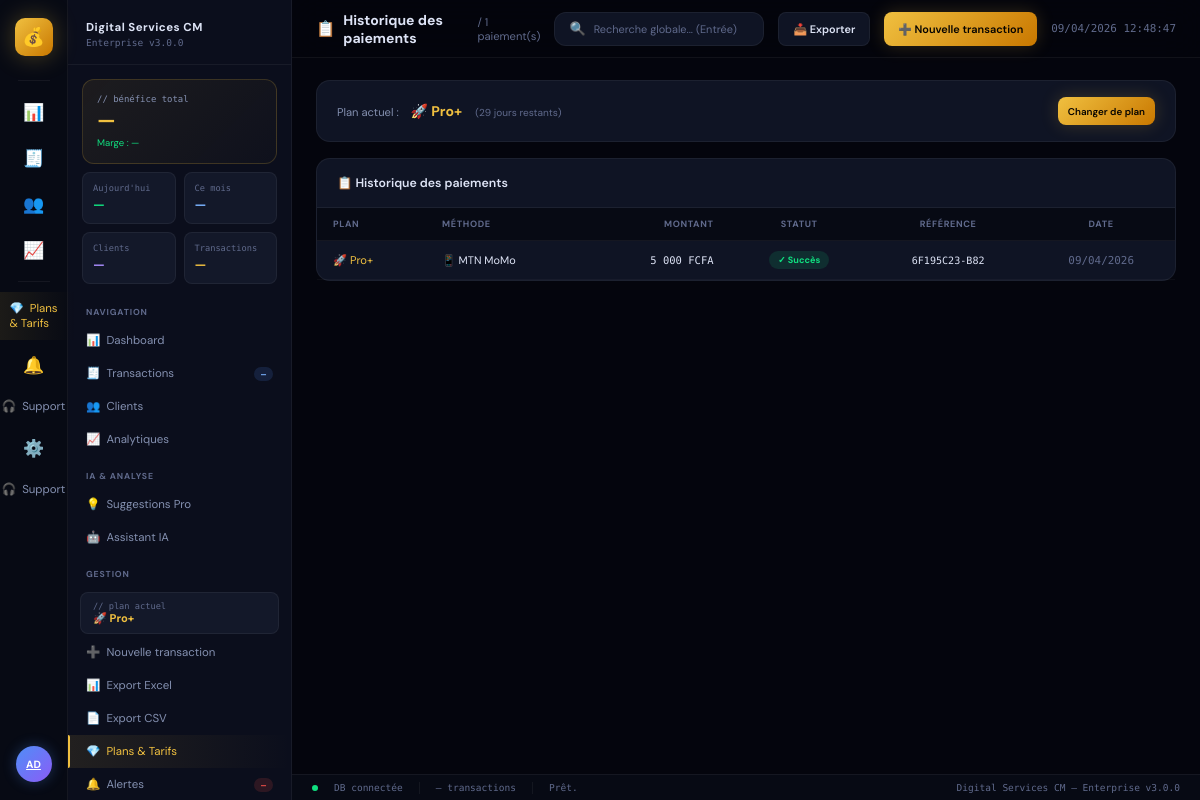
The page /billing/history (signed in) on the database its author committed.
### app/models.py (models this page shows, shortened)
class User(UserMixin, db.Model):
    __tablename__ = "users"
    id         = db.Column(db.Integer, primary_key=True)
    username   = db.Column(db.String(80),  unique=True, nullable=False)
    email      = db.Column(db.String(120), unique=True, nullable=False)
    password_h = db.Column(db.String(256), nullable=False)
    role       = db.Column(db.String(20),  default="admin")  # admin | viewer
    created_at = db.Column(db.DateTime, default=datetime.utcnow)
    last_login = db.Column(db.DateTime)

class Subscription(db.Model):
    __tablename__ = "subscriptions"
    id           = db.Column(db.Integer, primary_key=True)
    user_id      = db.Column(db.Integer, db.ForeignKey("users.id"), nullable=False)
    plan         = db.Column(db.String(20), default="free", nullable=False)
    status       = db.Column(db.String(20), default="active")  # active | expired | pending
    started_at   = db.Column(db.DateTime, default=datetime.utcnow)
    expires_at   = db.Column(db.DateTime, nullable=True)   # None = illimité
    payment_ref  = db.Column(db.String(100), nullable=True)  # référence paiement
    payment_method = db.Column(db.String(30), nullable=True) # mtn_momo | orange | visa | paypal
    user = db.relationship("User", backref=db.backref("subscriptions", lazy=True))
    @property
    def plan_info(self) -> dict:
        return PLANS.get(self.plan, PLANS["free"])
    @property
    def days_left(self) -> int:
        if not self.expires_at:
            return 9999
        delta = self.expires_at - datetime.utcnow()
        return max(0, delta.days)

class Payment(db.Model):
    __tablename__ = "payments"
    id          = db.Column(db.Integer, primary_key=True)
    user_id     = db.Column(db.Integer, db.ForeignKey("users.id"), nullable=False)
    plan        = db.Column(db.String(20), nullable=False)
    amount      = db.Column(db.Float,  nullable=False)
    currency    = db.Column(db.String(5), default="FCFA")
    method      = db.Column(db.String(30), nullable=False)  # mtn_momo | orange | visa | paypal
    phone       = db.Column(db.String(20), nullable=True)
    reference   = db.Column(db.String(100), nullable=True)
    status      = db.Column(db.String(20), default="pending")  # pending | success | failed
    created_at  = db.Column(db.DateTime, default=datetime.utcnow)
    confirmed_at= db.Column(db.DateTime, nullable=True)
    user = db.relationship("User", backref=db.backref("payments", lazy=True))

### app/routes/billing.py (the view)
@bp.route("/history")
@login_required
def history():
    payments = Payment.query.filter_by(
        user_id=current_user.id
    ).order_by(Payment.created_at.desc()).all()
    sub = get_active_sub(current_user.id)
    return render_template("billing/history.html",
                           active="billing",
                           payments=payments, sub=sub,
                           plans=PLANS)

### app/services/billing.py (called while the page is built)
def get_active_sub(user_id: int) -> Subscription:
    sub = Subscription.query.filter_by(
        user_id=user_id, status="active"
    ).order_by(Subscription.started_at.desc()).first()
    if not sub:
        sub = Subscription(user_id=user_id, plan="free", status="active")
        db.session.add(sub)
        db.session.commit()
    return sub

def get_plan_context(user_id: int) -> dict:
    from app.models import Transaction
    sub   = get_active_sub(user_id)
    plan  = sub.plan_info
    limit = plan["tx_limit"]
    nb_tx = Transaction.query.count()
    pct   = round(nb_tx / limit * 100) if limit > 0 else 0
    return {
        "plan":      sub.plan,
        "plan_info": plan,
        "sub":       sub,
        "nb_tx":     nb_tx,
        "tx_limit":  limit,
        "tx_pct":    min(pct, 100),
        "is_free":   sub.plan == "free",
        "is_pro":    sub.plan in ("pro", "pro_plus"),
        "days_left": sub.days_left,
        "near_limit": limit > 0 and nb_tx >= limit * 0.8,  # 80% de la limite
        "at_limit":   limit > 0 and nb_tx >= limit,
    }

### templates/billing/history.html (shortened to what this page needs)
{% extends "base.html" %}
{% block page_icon %}📋{% endblock %}
{% block page_title %}Historique des paiements{% endblock %}
{% block page_sub %}/ {{ payments|length }} paiement(s){% endblock %}
{% block content %}
<div class="card" style="margin-bottom:16px">
  <div style="padding:16px 20px;display:flex;align-items:center;justify-content:space-between">
    <div>
      <span style="font-size:.8rem;color:var(--muted2)">Plan actuel :</span>
      <strong style="color:var(--gold);margin-left:8px">
        {{ plans[sub.plan].icon }} {{ plans[sub.plan].name }}
      </strong>
      {% if sub.days_left < 9999 %}
      <span style="font-size:.72rem;color:var(--muted);margin-left:10px">
        ({{ sub.days_left }} jours restants)
      </span>
      {% endif %}
    </div>
    <a href="{{ url_for('billing.pricing') }}" class="btn btn-primary btn-sm">
      Changer de plan
    </a>
  </div>
</div>
<div class="card">
  <div class="card-header">
    <div class="card-title">📋 Historique des paiements</div>
  </div>
  {% if payments %}
  <div class="table-wrap">
    <table>
      <thead>
        <tr>
          <th>Plan</th><th>Méthode</th>
          <th class="r">Montant</th>
          <th class="c">Statut</th>
          <th class="c">Référence</th>
          <th class="c">Date</th>
        </tr>
      </thead>
      <tbody>
        {% for p in payments %}
        <tr>
          <td>
            {% set pi = plans.get(p.plan, plans.free) %}
            <span style="color:{{ pi.color }}">{{ pi.icon }} {{ pi.name }}</span>
          </td>
          <td style="font-size:.78rem">
            {% set icons = {'mtn_momo':'📱 MTN MoMo','orange':'🔶 Orange','visa':'💳 Visa','demo':'🎮 Démo'} %}
            {{ icons.get(p.method, p.method) }}
          </td>
          <td class="r text-mono">{{ "{:,}".format(p.amount|int).replace(",", " ") }} FCFA</td>
          <td class="c">
            {% if p.status == 'success' %}
              <span class="badge badge-solde">✓ Succès</span>
            {% elif p.status == 'pending' %}
              <span class="badge badge-partiel">⏳ En attente</span>
            {% else %}
              <span class="badge badge-deficit">✗ Échoué</span>
            {% endif %}
          </td>
          <td class="c text-mono" style="font-size:.72rem">{{ p.reference or '—' }}</td>
          <td class="c text-muted text-mono text-sm">
            {{ p.created_at.strftime('%d/%m/%Y') if p.created_at else '—' }}
          </td>
        </tr>
        {% endfor %}
      </tbody>
    </table>
  </div>
  {% endif %}
</div>
{% endblock %}

### templates/base.html (shortened to what this page needs)
<!DOCTYPE html>
<html lang="fr">
<head>
<link rel="stylesheet" href="{{ url_for('static', filename='css/main.css') }}">
</head>
<body>
<div class="shell">
  <nav class="rail">
    <a href="{{ url_for('dashboard.index') }}" class="rail-logo" title="Accueil">💰</a>
    <div class="rail-sep"></div>
    {% set nav = [
      ('dashboard.index',    '📊', 'Dashboard',    'dashboard'),
      ('transactions.index', '🧾', 'Transactions', 'transactions'),
      ('clients.index',      '👥', 'Clients',      'clients'),
      ('analytics.index',    '📈', 'Analytiques',  'analytics'),
    ] %}
    {% for endpoint, icon, label, key in nav %}
    <a href="{{ url_for(endpoint) }}"
       class="rail-icon {% if active == key %}active{% endif %}">
      {{ icon }}
    </a>
    {% endfor %}
    <div class="rail-sep"></div>
    <a href="{{ url_for('billing.pricing') }}"
       class="sb-item {% if active == 'billing' %}active{% endif %}"
       style="color:var(--gold)">
      💎&nbsp;&nbsp;Plans & Tarifs
    </a>
    <a href="{{ url_for('settings.alerts') }}"
       class="rail-icon {% if active == 'alerts' %}active{% endif %}"
       style="position:relative">
      🔔
    </a>
    <a href="{{ url_for('support.index') }}"
       class="sb-item {% if active == 'support' %}active{% endif %}">
      🎧&nbsp;&nbsp;Support
    </a>
    <a href="{{ url_for('settings.settings') }}"
       class="rail-icon {% if active == 'settings' %}active{% endif %}">
      ⚙️
    </a>
    <a href="{{ url_for('support.index') }}"
       class="sb-item {% if active == 'support' %}active{% endif %}">
      🎧&nbsp;&nbsp;Support
    </a>
    <a href="{{ url_for('settings.settings') }}"
       class="rail-avatar"
       title="{{ current_user.username if current_user.is_authenticated else '' }}">
      {{ current_user.username[:2].upper() if current_user.is_authenticated else 'AX' }}
    </a>
  </nav>
  <aside class="sidebar">
    <div class="sb-header">
      <h2>Digital Services CM</h2>
      <p>Enterprise v3.0.0</p>
    </div>
    <div class="sb-kpi">
      <div class="sb-kpi-label">// bénéfice total</div>
      <div class="sb-kpi-val" id="sb-total-val">—</div>
      <div class="sb-kpi-sub" id="sb-marge-val">Marge : —</div>
    </div>
    <div class="sb-mini-grid">
      <div class="sb-mini">
        <div class="sb-mini-label">Aujourd'hui</div>
        <div class="sb-mini-val text-success" id="sb-jour">—</div>
      </div>
      <div class="sb-mini">
        <div class="sb-mini-label">Ce mois</div>
        <div class="sb-mini-val text-blue" id="sb-mois">—</div>
      </div>
      <div class="sb-mini">
        <div class="sb-mini-label">Clients</div>
        <div class="sb-mini-val text-violet" id="sb-clients">—</div>
      </div>
      <div class="sb-mini">
        <div class="sb-mini-label">Transactions</div>
        <div class="sb-mini-val text-gold" id="sb-txs">—</div>
      </div>
    </div>
    <div class="sb-section">Navigation</div>
    {% for endpoint, icon, label, key in nav %}
    <a href="{{ url_for(endpoint) }}"
       class="sb-item {% if active == key %}active{% endif %}">
      {{ icon }}&nbsp;&nbsp;{{ label }}
      {% if key == 'transactions' %}
        <span class="sb-badge blue" id="sb-badge-tx">—</span>
      {% endif %}
    </a>
    {% endfor %}
    <div class="sb-section">IA & Analyse</div>
    <a href="{{ url_for('ai.suggestions') }}"
       class="sb-item {% if active == 'ai_suggestions' %}active{% endif %}"
       style="{% if not plan_ctx or plan_ctx.is_free %}opacity:.5{% endif %}">
      💡&nbsp;&nbsp;Suggestions Pro
    </a>
    <a href="{{ url_for('ai.chat') }}"
       class="sb-item {% if active == 'ai_chat' %}active{% endif %}"
       style="{% if not plan_ctx or plan_ctx.plan != 'pro_plus' %}opacity:.5{% endif %}">
      🤖&nbsp;&nbsp;Assistant IA
    </a>
    <div class="sb-section">Gestion</div>
    <div style="margin:6px 12px 2px;padding:8px 12px;background:var(--card2);border-radius:8px;border:1px solid var(--border)">
      <div style="font-size:.62rem;color:var(--muted);font-family:var(--mono)">// plan actuel</div>
      <div style="font-size:.8rem;font-weight:700;color:{{ plan_ctx.plan_info.color if plan_ctx else 'var(--muted)' }}">
        {{ plan_ctx.plan_info.icon if plan_ctx else '🆓' }}
        {{ plan_ctx.plan_info.name if plan_ctx else 'Gratuit' }}
      </div>
    </div>
    <a href="{{ url_for('transactions.add') }}" class="sb-item">➕&nbsp;&nbsp;Nouvelle transaction</a>
    <a href="{{ url_for('transactions.export_excel_route') }}" class="sb-item">📊&nbsp;&nbsp;Export Excel</a>
    <a href="{{ url_for('transactions.export_csv_route') }}" class="sb-item">📄&nbsp;&nbsp;Export CSV</a>
    <a href="{{ url_for('billing.pricing') }}"
       class="sb-item {% if active == 'billing' %}active{% endif %}"
       style="color:var(--gold)">
      💎&nbsp;&nbsp;Plans & Tarifs
    </a>
    <a href="{{ url_for('settings.alerts') }}"
       class="sb-item {% if active == 'alerts' %}active{% endif %}">
      🔔&nbsp;&nbsp;Alertes
      <span class="sb-badge red" id="sb-badge-alerts">—</span>
    </a>
  </aside>
  <div class="content">
    <header class="topbar">
      <div class="topbar-title">
        <span class="page-icon">{% block page_icon %}📊{% endblock %}</span>
        {% block page_title %}Dashboard{% endblock %}
        <span class="page-sub">{% block page_sub %}{% endblock %}</span>
      </div>
      <div class="topbar-search">
        <span style="color:var(--muted);font-size:13px">🔍</span>
        <input type="text" id="global-search"
               placeholder="Recherche globale... (Entrée)" autocomplete="off">
      </div>
      {% block topbar_actions %}
      <a href="{{ url_for('transactions.export_excel_route') }}" class="btn btn-ghost">📥 Exporter</a>
      {% endblock %}
      <a href="{{ url_for('transactions.add') }}" class="btn btn-primary">➕ Nouvelle transaction</a>
      <span class="text-mono text-muted text-sm" id="clock"></span>
    </header>
    <main class="page-scroll">
      {% block content %}{% endblock %}
    </main>
    <footer class="statusbar">
      <div class="status-dot"></div>
      <span>DB connectée</span>
      <span id="status-tx">— transactions</span>
      <span id="status-msg">Prêt.</span>
      <span style="margin-left:auto">Digital Services CM — Enterprise v3.0.0</span>
    </footer>
  </div>
</div>
</body>
</html>

### rows shown on the page
User: username "AD"
Subscription: plan "🚀", plan "Pro+", days_left "29"
Payment: icon "🚀", name "Pro+", get "📱 MTN MoMo", amount "5 000", status "✓ Succès", reference "6F195C23-B82", created_at "09/04/2026"

### other values the page prints
{{ icon }} "📊" "🧾" "👥" "📈"
{{ label }} "Dashboard" "Transactions" "Clients" "Analytiques"
{{ plan_ctx.plan_info.icon if plan_ctx else '🆓' }} "🚀"
{{ plan_ctx.plan_info.name if plan_ctx else 'Gratuit' }} "Pro+"
{{ payments|length }} "1"
